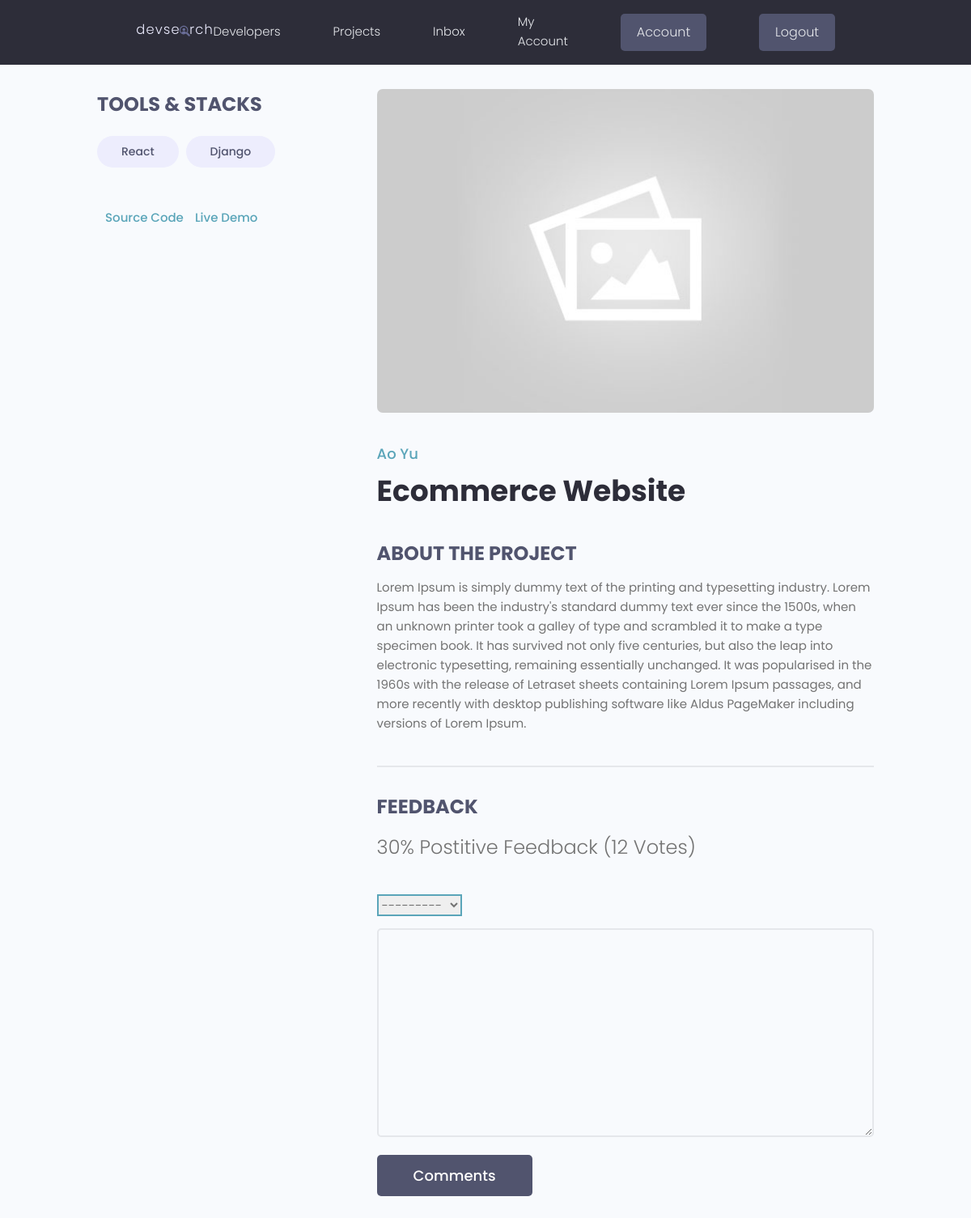
The page /projects/project/6d20ec77-81e4-4342-804f-a863d30f67f7 (signed in) on the database its author committed.
### projects/models.py (models this page shows, shortened)
class Tag(models.Model):
    name = models.CharField(max_length=200)
    created = models.DateTimeField(auto_now_add=True)
    id = models.UUIDField(default=uuid.uuid4, unique=True,
                            primary_key=True, editable=False)
    def __str__(self):
        return self.name

class Project(models.Model):
    owner = models.ForeignKey(Profile, null=True, blank=True, on_delete=models.SET_NULL)
    title = models.CharField(max_length=200)
    description = models.TextField(null=True, blank=True)
    featured_image = models.ImageField(null=True, blank=True, default='default.jpg')
    demo_link = models.CharField(max_length=2000, null=True, blank=True)
    source_link = models.CharField(max_length=2000, null=True, blank=True)
    tags = models.ManyToManyField('Tag', blank=True)
    vote_total = models.IntegerField(default=0, null=True, blank=True)
    vote_ratio = models.IntegerField(default=0, null=True, blank=True)
    created = models.DateTimeField(auto_now_add=True)
    id = models.UUIDField(default=uuid.uuid4, unique=True,
                            primary_key=True, editable=False)
    class Meta:
        ordering = ['-vote_ratio', '-vote_total', 'title']
    @property
    def reviewers(self):
        queryset = self.review_set.all().values_list('owner__id', flat=True)
        return queryset

class Review(models.Model):
    VOTE_TYPE = (
        ('up', 'Up Vote'),
        ('down', 'Down Vote')
    )
    owner = models.ForeignKey(Profile, on_delete=models.CASCADE, null=True)
    project = models.ForeignKey(Project, on_delete=models.CASCADE, null=True, blank=True)
    body = models.TextField(null=True, blank=True)
    value = models.CharField(max_length=200, choices=VOTE_TYPE)
    created = models.DateTimeField(auto_now_add=True)
    id = models.UUIDField(default=uuid.uuid4, unique=True,
                            primary_key=True, editable=False)
    class Meta:
        unique_together = [
            ['owner', 'project']
        ]

### users/models.py (models this page shows, shortened)
class Profile(models.Model):
    user = models.OneToOneField(User, null=True, on_delete=models.CASCADE, blank=True)
    name = models.CharField(max_length=200, null=True, blank=True)
    email = models.EmailField(max_length=200, null=True, blank=True)
    username = models.CharField(max_length=200, null=True, blank=True)
    location = models.CharField(max_length=200, null=True, blank=True)
    short_intro = models.CharField(max_length=200, null=True, blank=True)
    bio = models.TextField(null=True, blank=True)
    profile_image = models.ImageField(null=True, blank=True, upload_to='profiles/', default='profiles/user-default.png')
    social_github = models.CharField(max_length=200, null=True, blank=True)
    social_twitter = models.CharField(max_length=200, null=True, blank=True)
    social_linkedin = models.CharField(max_length=200, null=True, blank=True)
    social_youtube = models.CharField(max_length=200, null=True, blank=True)
    social_website = models.CharField(max_length=200, null=True, blank=True)
    created = models.DateTimeField(auto_now_add=True)
    id = models.UUIDField(default=uuid.uuid4, unique=True,
                            primary_key=True, editable=False)

### projects/views.py (the view, shortened to what this page needs)
# urls.py: path('project/<str:pk>', views.project, name="project"),
def project(request, pk):
    projectObj = Project.objects.get(id=pk)
    form = ReviewForm()
    return render(request, 'projects/single-project.html', {'project': projectObj, 'form': form})

### projects/forms.py
class ReviewForm(ModelForm):
    class Meta:
        model = Review
        fields = ['value', 'body']
        labels = {
            'value': 'Place your vote',
            'body': 'Add a comment with your vote'
        }
    def __init__(self, *args, **kwargs):
        super(ReviewForm, self).__init__(*args, **kwargs)
        for name, field in self.fields.items():
            field.widget.attrs.update({'class': 'input'})

### projects/templates/projects/single-project.html (shortened to what this page needs)
{%extends 'main.html'%}
{%block content%}
<main class="singleProject my-md">
    <div class="container">
      <div class="layout">
        <div class="column column--1of3">
          <h3 class="singleProject__subtitle">Tools & Stacks</h3>
          <div class="singleProject__toolStack">
            {% for tag in project.tags.all %}
            <span class="tag tag--pill tag--sub tag--lg">
              <small>{{tag}}</small>
            </span>
            {% endfor %}
          </div>
          {%if project.source_link%}
          <a class="singleProject__liveLink" href="#" target="_blank">Source Code
          </a>
          {%endif%}
          {%if project.demo_link%}
          <a class="singleProject__liveLink" href="#" target="_blank">Live Demo
          </a>
          {%endif%}
        </div>
        <div class="column column--2of3">
          <img class="singleProject__preview" src="{{project.featured_image.url}}" alt="portfolio thumbnail" />
          <a href="profile.html" class="singleProject__developer">{{project.owner.name}}</a>
          <h2 class="singleProject__title">{{project.title}}</h2>
          <h3 class="singleProject__subtitle">About the Project</h3>
          <div class="singleProject__info">
            {{project.description}}
          </div>
          <div class="comments">
            <h3 class="singleProject__subtitle">Feedback</h3>
            <h5 class="project--rating">
              {{project.vote_ratio}}% Postitive Feedback ({{project.vote_total}} Vote{{project.vote_total|pluralize:"s"}})
            </h5>
            {% if request.user.profile.id in project.reviewers %}
              <p class="project--rating">You already left a review for this project.</p>
            {% elif request.user.profile == project.owner %}
              <p class="project--rating">You cannot review your own project.</p>
            {% elif request.user.is_authenticated %}
            <form class="form" action="{% url 'project' project.id%}" method="POST">
              {% for field in form %}
              <div class="form__field">
                {{field}}
              </div>
              {% endfor %}
              <input class="btn btn--sub btn--lg" type="submit" value="Comments" />
            </form>
            {% else %}
              <a href="{% url 'login' %}?next={{request.path}}">Please login to leave a review.</a>
            {% endif %}
          </div>
        </div>
      </div>
    </div>
  </main>
{%endblock content%}

### static/styles/app.css (style rules this page uses)
:root { --color-sub: #2d2d39; }
.btn--sub { background-color: var(--color-sub-light); }
img { width: 100%; }
.singleProject .column--1of3 { order: 2; }
@media screen and (min-width: 1081px) { .singleProject .column--1of3 { order: 1; } }
@media screen and (min-width: 1081px) { .singleProject .column--2of3 { order: 2; } }
.singleProject__toolStack { margin-top: 2rem; margin-bottom: 4rem; }
.singleProject__liveLink { font-weight: 500; transition: all 0.3s ease-in-out; border-bottom: 2px solid transparent; }
.singleProject__preview { height: 50vh; object-fit: cover; object-position: top center; margin-bottom: 3rem; border-radius: 0.7rem; }
.singleProject__developer { font-size: 1.8rem; font-weight: 500; }
.singleProject__title { font-size: 3.6rem; font-weight: 700; color: var(--color-sub); margin-bottom: 3rem; }
.project--rating { margin-bottom: 1.6em; margin-top: .5em; }
.singleProject__subtitle { text-transform: uppercase; font-size: 2.4rem; font-weight: 700; color: var(--color-sub-light); margin-bottom: 1rem; }
.comments { margin-top: 4rem; padding-top: 3rem; border-top: 2px solid var(--color-light); }

### static/uikit/styles/modules/_variables.css (style rules this page uses)
:root { --color-main: #5aa5b9; --color-main-light: #e6faff; --color-sub: #3f4156; --color-sub-light: #51546e; --color-sub-lighter: #ededfd; --color-text: #737373; --color-gray: #8b8b8b; --color-light: #e5e7eb; --color-light-gray: #767676; --color-bg: #f8fafd; --color-white: #fffefd; --color-white-light: #f3f3f3; --color-success: #359e64; --color-success-bg: #def8e8; --color-error: #fc4b0b; --color-error-bg: #fff2ee; --font-base: 'Poppins', arial, helvetica, 'Segoe UI', roboto, ubuntu, sans-serif; --font-monospace: 'Fira Code', 'Courier New', courier, monospace; --font-regular: 300; --font-medium: 500; --font-bold: 700; --generic-shadow: 1px 1px 5px #00000010; --generic-transition: all 0.3s ease-in-out; }

### static/uikit/styles/modules/_base.css (style rules this page uses)
* { margin: 0; padding: 0; box-sizing: border-box; text-rendering: optimizeLegibility; color: inherit; font-size: inherit; }
html { font-size: 50%; }
@media only screen and (min-width: 480px) { html { font-size: 56.25%; } }
@media only screen and (min-width: 1200px) { html { font-size: 62.5%; } }
body { line-height: 1.6; font-weight: 400; font-size: 1.5rem; color: var(--color-text); background-color: var(--color-bg); min-height: 100vh; }

### static/uikit/styles/modules/_typography.css (style rules this page uses)
* { font-family: var(--font-base); }
h2 { font-size: 3.6rem; font-weight: var(--font-bold); }
h3 { font-size: 3.2rem; font-weight: var(--font-medium); }
h5 { font-size: 2.4rem; font-weight: var(--font-medium); }
h5, h6 { font-weight: var(--font-regular); }
p, span, strong { font-size: 1.6rem; color: var(--color-text); font-weight: var(--font-regular); }
a { padding-bottom: 2px; text-decoration: none; display: inline-block; color: var(--color-main); font-weight: var(--font-medium); }

### static/uikit/styles/modules/_utilities.css (style rules this page uses)
.container { width: 92%; max-width: 165rem; margin: 0 auto; box-sizing: border-box; }
@media screen and (min-width: 1000px) { .container { width: 90%; } }
@media screen and (min-width: 1200px) { .container { width: 80%; } }
.my-md { margin: 3rem auto; }

### static/uikit/styles/modules/_button.css (style rules this page uses)
.btn { display: inline-block; position: relative; cursor: pointer; background-color: var(--color-light); font-weight: var(--font-medium); color: var(--color-sub); text-decoration: none; padding: 1rem 2rem; border-radius: 0.5rem; border: none; width: -webkit-fit-content; width: -moz-fit-content; width: fit-content; height: -webkit-fit-content; height: -moz-fit-content; height: fit-content; font-size: 1.6rem; outline-width: 0; outline-color: transparent; -webkit-backface-visibility: hidden; backface-visibility: hidden; transition: all 0.3s ease-in-out; }
.btn--sub { background-color: var(--color-sub); color: var(--color-white); }
.btn--lg { font-size: 1.8rem; padding: 1.2rem 4.5rem; }

### static/uikit/styles/modules/_form.css (style rules this page uses)
.form { display: block; }
.form__field { margin-top: 1.5rem; margin-bottom: 1.5rem; }
input.input[type='text'], input.input[type='email'], input.input[type='password'], input.input[type='number'], textarea.input { min-width: 24rem; width: 100%; padding: 1.2rem 1.5rem; border-radius: 0.5rem; border: 2px solid var(--color-light); transition: all 0.3s ease-in-out; background-color: var(--color-bg); }
input.input[type='text']:focus, input.input[type='email']:focus, input.input[type='password']:focus, input.input[type='number']:focus, input.input[type='text']:active, input.input[type='email']:active, input.input[type='password']:active, input.input[type='number']:active, select.input, textarea.input:focus, textarea.input:active { outline: none; border: 2px solid var(--color-main); }

### rows shown on the page
Tag: name "React"
Tag: name "Django"
Project: featured_image (placeholder picture), owner.name "Ao Yu", title "Ecommerce Website", description "Lorem Ipsum is simply dummy text of the printing and typesetting industry. Lorem Ipsum has been the industry's standard dummy text ever since the 1500s, when an unknown printer took a galley of type and scrambled it to make a type specimen book. It has survived not only five centuries, but also the leap into electronic typesetting, remaining essentially unchanged. It was popularised in the 1960s with the release of Letraset sheets containing Lorem Ipsum passages, and more recently with desktop publishing software like Aldus PageMaker including versions of Lorem Ipsum.", vote_ratio "30", vote_total "12"
